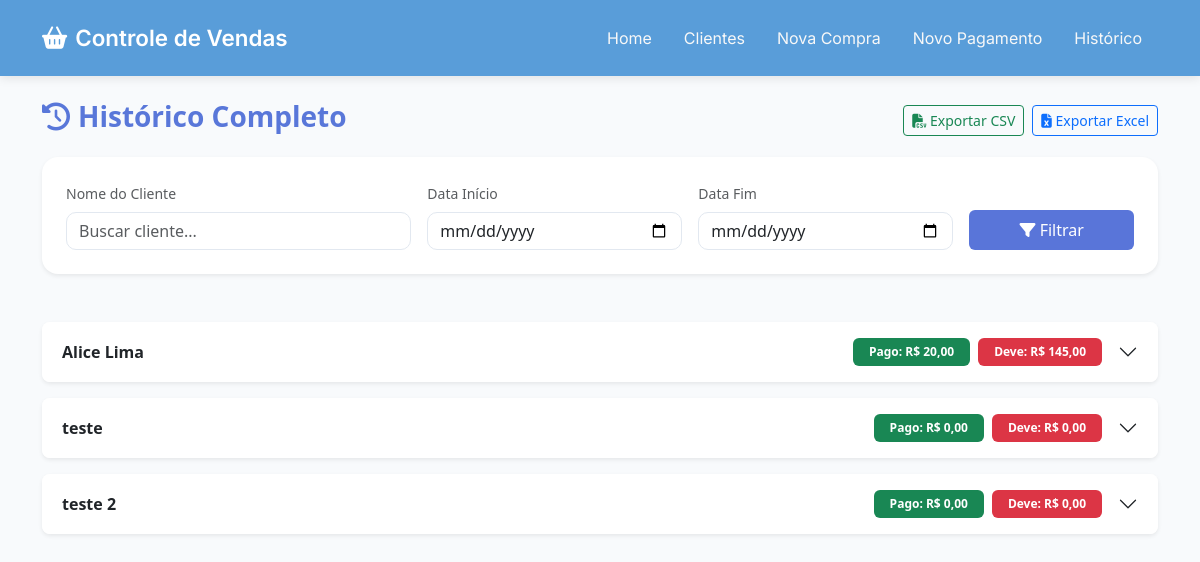
/historico/, run on an earlier commit of the app's database.
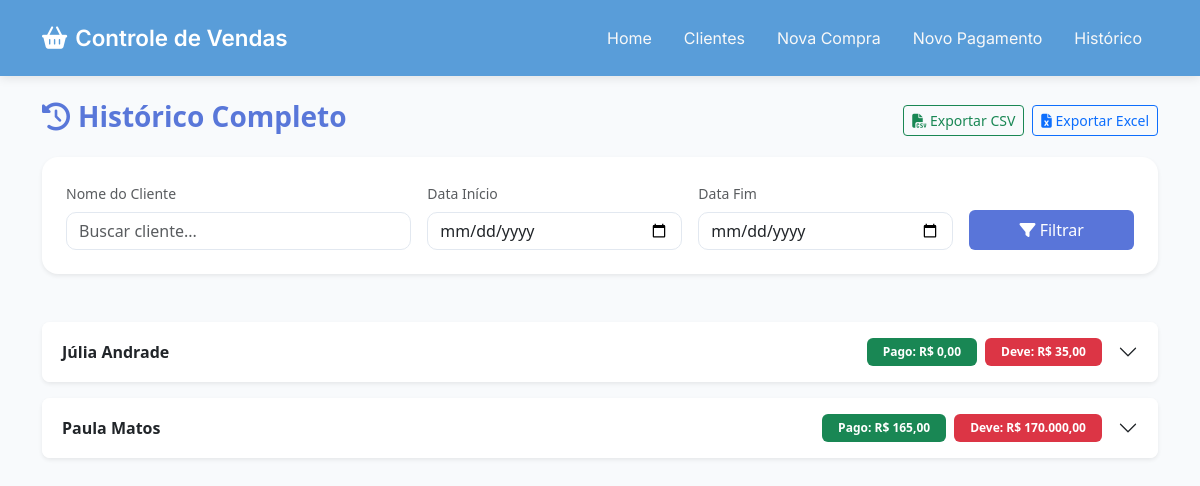
And on a later commit of the database.
### vendas/models.py (models this page shows, shortened)
class Cliente(models.Model):
    nome = models.CharField(max_length=200, verbose_name="Nome Completo")
    telefone = models.CharField(max_length=20, verbose_name="Telefone")
    class Meta:
        ordering = ['nome']

### vendas/views.py (the view)
# urls.py: path('historico/', views.historico, name='historico'),
def historico(request):
    nome = request.GET.get('nome', '')
    data_inicio = request.GET.get('data_inicio')
    data_fim = request.GET.get('data_fim')
    clientes_qs = Cliente.objects.all().order_by('nome')
    if nome:
        clientes_qs = clientes_qs.filter(nome__icontains=nome)
    clientes_filtrados = []
    for cliente in clientes_qs:
        compras = cliente.compras.all()
        pagamentos = cliente.pagamentos.all()
        if data_inicio and data_fim:
            compras = compras.filter(data__range=[data_inicio, data_fim])
            pagamentos = pagamentos.filter(data__range=[data_inicio, data_fim])
        total_compras = compras.aggregate(total=Sum('valor'))['total'] or 0
        total_pagamentos = pagamentos.aggregate(total=Sum('valor'))['total'] or 0
        cliente.total_compras_anno = total_compras
        cliente.total_pagamentos_anno = total_pagamentos
        cliente.saldo_devedor_anno = total_compras - total_pagamentos
        if total_compras > 0 or total_pagamentos > 0 or not (data_inicio and data_fim):
            clientes_filtrados.append(cliente)
    paginator = Paginator(clientes_filtrados, 10)
    clientes_page = paginator.get_page(request.GET.get('page'))
    return render(request, 'vendas/historico.html', {
        'clientes': clientes_page,
        'nome': nome,
        'data_inicio': data_inicio,
        'data_fim': data_fim,
    })

### vendas/templatetags/extras.py (called while the page is built)
@register.filter(name='br_currency')
def br_currency(value):
    if value is None:
        return "0,00"
    try:
        valor = Decimal(str(value))
        return f"{valor:,.2f}".replace(',', 'X').replace('.', ',').replace('X', '.')
    except:
        return "0,00"

### vendas/templates/vendas/historico.html (shortened to what this page needs)
{% extends 'vendas/base.html' %}
{% load extras %}
{% block content %}
<div class="d-flex justify-content-between align-items-center mb-3">
    <div>
        <h3 class="fw-semibold" style="color: #5977D9;"><i class="fas fa-clock-rotate-left me-2"></i>Histórico Completo</h3>
    </div>
    <div class="d-flex gap-2">
        <a href="{% url 'export_historico_csv' %}" class="btn btn-outline-success btn-sm">
            <i class="fas fa-file-csv"></i> Exportar CSV
        </a>
        <a href="{% url 'export_historico_excel' %}" class="btn btn-outline-primary btn-sm">
            <i class="fas fa-file-excel"></i> Exportar Excel
        </a>
    </div>
</div>
<div class="card border-0 shadow-sm mb-5">
    <div class="card-body p-4">
        <form method="get" class="row g-3 align-items-end">
            <div class="col-md-4">
                <label class="form-label text-muted small">Nome do Cliente</label>
                <input type="text" name="nome" class="form-control"
                       placeholder="Buscar cliente..." value="{{ nome }}">
            </div>
            <div class="col-md-3">
                <label class="form-label text-muted small">Data Início</label>
                <input type="date" name="data_inicio" class="form-control" value="{{ data_inicio }}">
            </div>
            <div class="col-md-3">
                <label class="form-label text-muted small">Data Fim</label>
                <input type="date" name="data_fim" class="form-control" value="{{ data_fim }}">
            </div>
            <div class="col-md-2">
                <button type="submit" class="btn btn-filtro w-100 py-2" style="color: white;">
                    <i class="fas fa-filter"></i> Filtrar
                </button>
            </div>
        </form>
    </div>
</div>
<div class="accordion" id="accordionClientes">
    {% for cliente in clientes %}
    <div class="accordion-item border-0 shadow-sm mb-3 rounded-3 overflow-hidden">
        <h2 class="accordion-header">
            <button class="accordion-button collapsed py-3" type="button"
                    data-bs-toggle="collapse" data-bs-target="#c{{ cliente.id }}">
                <div class="d-flex w-100 justify-content-between align-items-center">
                    <strong>{{ cliente.nome }}</strong>
                    <div class="d-flex align-items-center me-3">
                        <span class="badge bg-success me-2 px-3 py-2">Pago: R$ {{ cliente.total_pagamentos_anno|br_currency }}</span>
                        <span class="badge bg-danger px-3 py-2">Deve: R$ {{ cliente.saldo_devedor_anno|br_currency}}</span>
                    </div>
                </div>
            </button>
        </h2>
    </div>
    {% endfor %}
</div>
{% endblock %}

What changed in the data, as far as the page shows it:
removed Cliente: nome "teste", total_pagamentos_anno|br_currency "0,00", saldo_devedor_anno|br_currency "0,00"
removed Cliente: nome "teste 2", total_pagamentos_anno|br_currency "0,00", saldo_devedor_anno|br_currency "0,00"
added Cliente: nome "Júlia Andrade", total_pagamentos_anno|br_currency "0,00", saldo_devedor_anno|br_currency "35,00"
changed Cliente: nome "Alice Lima" → "Paula Matos"; total_pagamentos_anno|br_currency "20,00" → "165,00"; saldo_devedor_anno|br_currency "145,00" → "170.000,00"
